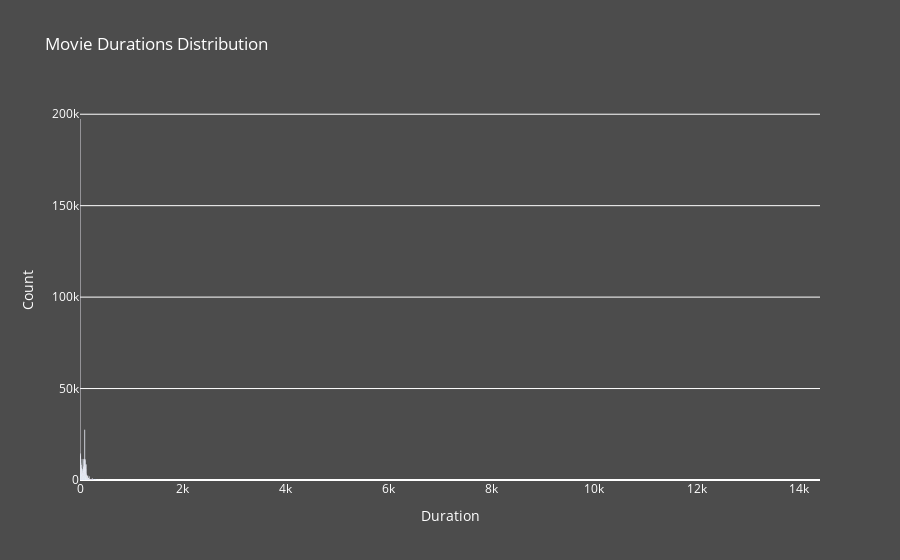

The notebook cell saved with this chart:
### Code cell
ratings       = list(netflix_data['runtime'].value_counts().index)
rating_counts = list(netflix_data['runtime'].value_counts().values)

fig = go.Figure(data=[go.Bar(
    x=ratings,
    y=rating_counts,
    marker_color='#E50914'
)])

fig.update_layout(
    title='Movie Durations Distribution',
    xaxis_title='Duration',
    yaxis_title='Count',
    plot_bgcolor='rgba(0, 0, 0, 0)',
    paper_bgcolor='rgba(0, 0, 0, 0.7)',
    font=dict(
        color='white'
    )
)

fig.show()

### Figure 1 — Plotly figure (JSON) as saved in the notebook; plotly's stock layout.template omitted (floating-point values rounded to 4 significant figures; data arrays with more than 128 entries replaced by an {"elided": "..."} marker saying what was removed)
{"data": [{"marker": {"color": "#E50914"}, "type": "bar", "x": {"elided": "710 int values"}, "y": {"elided": "710 int values"}}], "layout": {"font": {"color": "white"}, "paper_bgcolor": "rgba(0, 0, 0, 0.7)", "plot_bgcolor": "rgba(0, 0, 0, 0)", "title": {"text": "Movie Durations Distribution"}, "xaxis": {"title": {"text": "Duration"}}, "yaxis": {"title": {"text": "Count"}}}}
